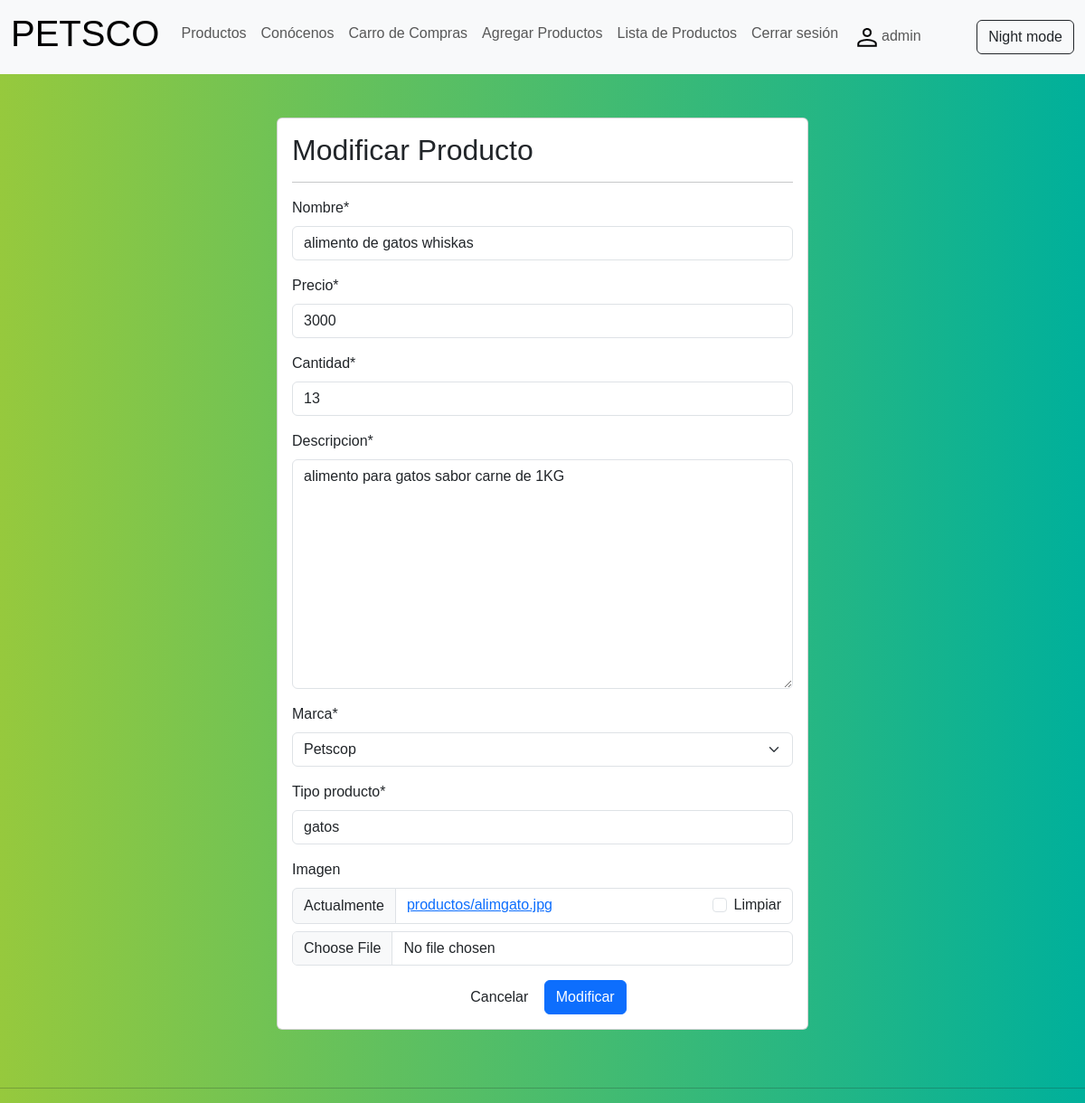
The app's page /modificar-producto/7/ (signed in) with its own data.
### petscop/models.py (models this page shows, shortened)
class Producto(models.Model):
    nombre= models.CharField(max_length=50)
    precio= models.IntegerField()
    cantidad= models.IntegerField(null=True)
    descripcion= models.TextField()
    marca = models.ForeignKey(Marca, on_delete=models.PROTECT)
    tipo_producto = models.CharField(max_length=50)
    imagen = models.ImageField(upload_to="productos", null=True, )

class Marca(models.Model):
    nombre= models.CharField(max_length=50)
    def __str__(self):
        return self.nombre

### petscop/views.py (the view, shortened to what this page needs)
# urls.py: path('modificar-producto/<id>/', modificar_producto, name="modificar_producto"),
@permission_required('petscop.change_producto')
def modificar_producto(request, id):
    producto = get_object_or_404(Producto, id=id)
    data = {
        'form': ProductoForm(instance=producto)
    }
    return render(request, 'petscop/producto/modificar.html', data)

### petscop/forms.py
class ProductoForm (forms.ModelForm):
    nombre = forms.CharField(min_length=3, max_length=50)
    imagen = forms.ImageField(required=False, validators=[MaxSizeFileValidator(max_file_size=2)])
    precio = forms.IntegerField(min_value=1, max_value=1000000)
    class Meta:
        model = Producto
        fields = '__all__'

### petscop/context_processor.py (called while the page is built)
def total_carrito(request):
    total = 0
    carrito = request.session.get("carrito", {})
    if carrito:
        for key, value in carrito.items():
            total += int(value["acumulado"])
    return {"total_carrito": total}

### petscop/templates/petscop/producto/modificar.html (shortened to what this page needs)
{% extends 'petscop/base.html' %}
{% block content %}
{% load crispy_forms_tags %}
<br>
<br>
<div class="row">
    <div class="col-12 col-md-6 offset-md-3">
        <div class="card">
            <div class="card-body">
                <h2>Modificar Producto</h2>
                <hr>
                <form action method="post" enctype="multipart/form-data">
                    {{ form | crispy }}
                    <div class="d-flex justify-content-center">
                        <input type="reset" value="Cancelar"
                            class="btn btn-secundary">
                        <input type="submit" value="Modificar"
                            class="btn btn-primary">
                    </div>
                </form>
            </div>
        </div>
    </div>
</div>
{% endblock %}

### petscop/templates/petscop/base.html (shortened to what this page needs)
<!DOCTYPE html>
<html lang="en">
<head>
  {% load static %}
  <link href="https://cdn.jsdelivr.net/npm/bootstrap@5.3.0/dist/css/bootstrap.min.css" rel="stylesheet">
  <link href="{% static 'petscop/css/estilos.css' %}" rel="stylesheet">
</head>
<body>
  <nav class="navbar navbar-expand-lg bg-body-tertiary">
      <div class="container-fluid">
          <a class="navbar-brand" href="{% url 'home' %}"><h1>PETSCO</h1></a>
        <div class="collapse navbar-collapse" id="navbarSupportedContent">
          <ul class="navbar-nav me-auto mb-2 mb-lg-0">
            <li class="nav-item">
              <a class="nav-link" href="{% url 'home' %}">Productos</a>
            </li>
          <li class="nav-item">
            <a class="nav-link" href="{% url 'about_us' %}">Conócenos</a>
          </li>
          <li class="nav-item">
            <a class="nav-link" href="{% url 'tienda' %}">Carro de Compras</a>
          </li>
          {% if perms.petscop.add_producto %}
          <li class="nav-item">
            <a class="nav-link" href="{% url 'agregar_producto_crud' %}">Agregar Productos</a>
          </li>
          {% endif %}
          {% if perms.petscop.view_producto %}
          <li class="nav-item">
            <a class="nav-link" href="{% url 'listar_producto' %}">Lista de Productos</a>
          </li>
          {% endif %}
          {% if user.is_authenticated %}
          <li class="nav-item">
            <a class="nav-link" href="{% url 'logout' %}">Cerrar sesión</a>
          </li>
          <li class="nav-item float-end">
            <a class="nav-link" href="#"><img src="{% static 'petscop/img/asset/person.png'%}" alt="username-icon" style="height: 2rem" />{{ user.username }}</a>
          </li>
          {% endif %}
        </ul>
        <button id="cambiarFondo" type="button" class="btn btn-outline-dark" aria-pressed="false" autocomplete="off">
          Night mode
        </button>
      </div>
    </div>
  </nav>
<div>
  {% block content %}
  {% endblock %}
</div>
<br>
<br>
<hr>
</body>
</html>

### petscop/static/petscop/css/estilos.css (style rules this page uses)
body { background: linear-gradient(to right, #96c93d, #00b09b); }
button { background-color: #96c93d; padding: 5px 15px; border-radius: 5px; color:white; }
* { box-sizing: border-box; margin: 0; padding: 0; font-family: Arial, Helvetica, sans-serif; }

### records on screen
Producto: nombre "alimento de gatos whiskas", precio "3000", cantidad "13", descripcion "alimento para gatos sabor carne de 1KG", marca "Petscop", tipo_producto "gatos"

### other values on screen
{{ user.username }} "admin"
